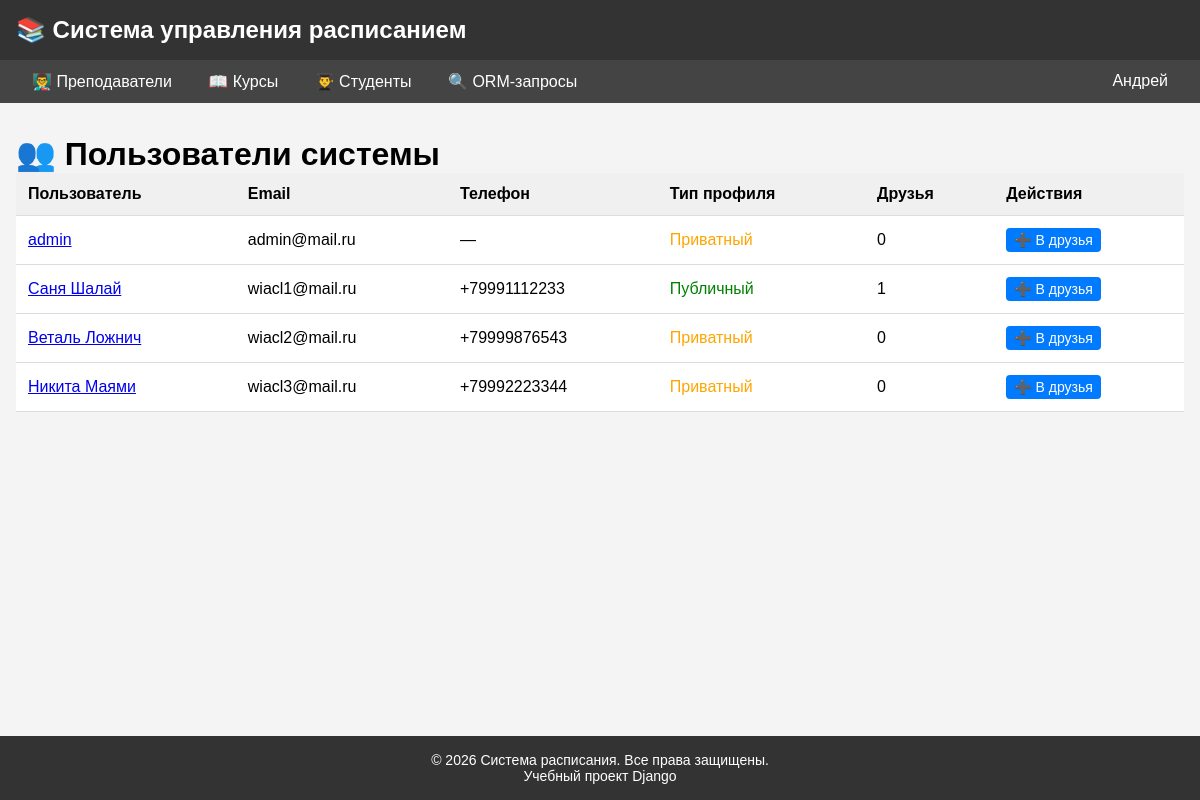
/users/users/ (signed in), run on an earlier commit of the app's database.
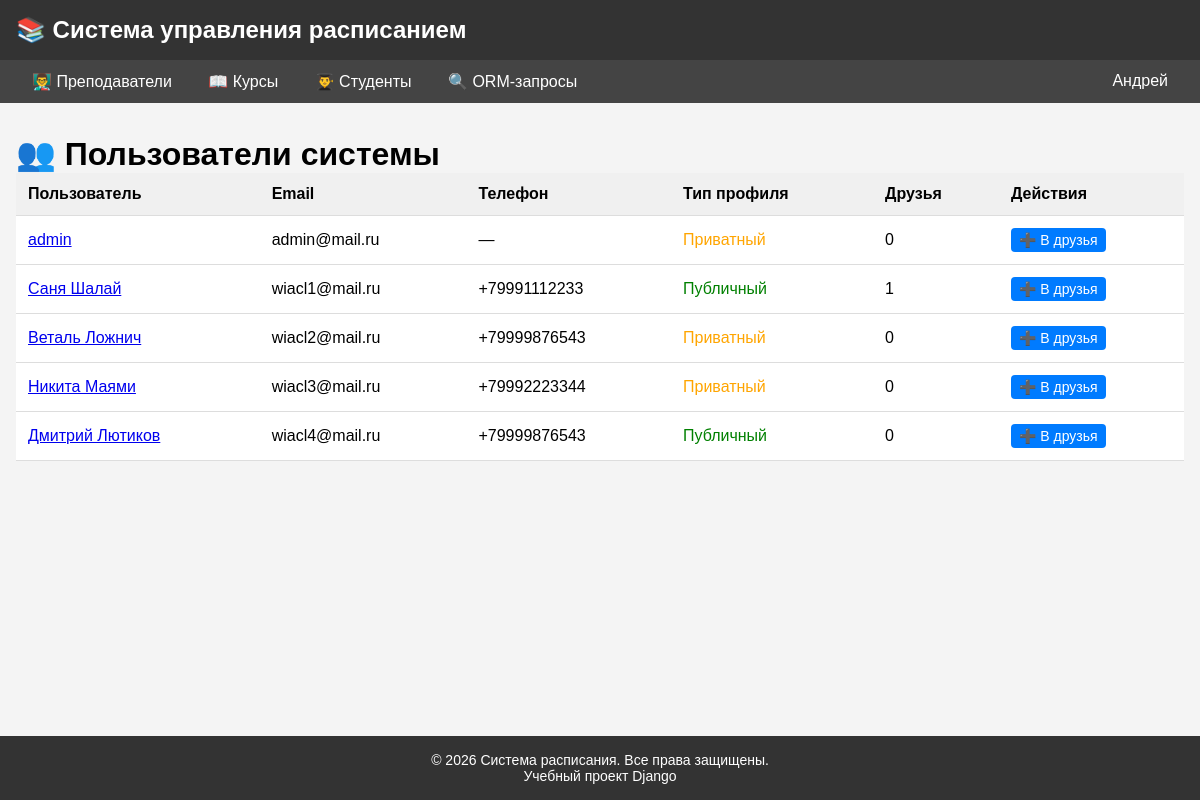
And on a later commit of the database.
### users/models.py (models this page shows, shortened)
class User(AbstractUser):
    groups = models.ManyToManyField(
        'auth.Group',
        verbose_name='группы',
        blank=True,
        help_text='Группы, к которым принадлежит пользователь.',
        related_name="custom_user_groups",
        related_query_name="custom_user_group",
    )
    user_permissions = models.ManyToManyField(
        'auth.Permission',
        verbose_name='права доступа',
        blank=True,
        help_text='Специальные права для пользователя.',
        related_name="custom_user_permissions",
        related_query_name="custom_user_permission",
    )
    middle_name = models.CharField(max_length=50, blank=True, null=True, verbose_name="Отчество")
    phone = models.CharField(max_length=20, blank=True, null=True, verbose_name="Телефон")
    birth_date = models.DateField(blank=True, null=True, verbose_name="Дата рождения")
    avatar = models.ImageField(
        upload_to='avatars/',
        blank=True,
        null=True,
        verbose_name="Аватар"
    )
    bio = models.TextField(blank=True, null=True, verbose_name="О себе")
    is_teacher = models.BooleanField(default=False, verbose_name="Преподаватель")
    is_student = models.BooleanField(default=False, verbose_name="Студент")
    friends = models.ManyToManyField(
        'self',
        blank=True,
        symmetrical=True,
        verbose_name="Друзья",
    )
    is_public = models.BooleanField(
        default=False,
        verbose_name="Публичный профиль",
        help_text="Если отмечено, профиль виден всем пользователям"
    )
    class Meta:
        verbose_name = "Пользователь"
        verbose_name_plural = "Пользователи"
    def get_friends_count(self):
        return self.friends.count()

### users/views.py (the view)
# urls.py: path('users/', views.user_list, name='user_list'),
@login_required
def user_list(request):
    users = User.objects.all().exclude(id=request.user.id)
    logger.debug(f"User {request.user.username} viewing user list ({users.count()} users)")
    return render(request, 'registration/user_list.html', {
        'users': users,
    })

### templates/registration/user_list.html (shortened to what this page needs)
{% extends 'schedule/base.html' %}
{% block content %}
<h1>👥 Пользователи системы</h1>
<table>
    <thead>
        <tr>
            <th>Пользователь</th>
            <th>Email</th>
            <th>Телефон</th>
            <th>Тип профиля</th>
            <th>Друзья</th>
            <th>Действия</th>
        </tr>
    </thead>
    <tbody>
        {% for user in users %}
        <tr>
            <td>
                <a href="{% url 'users:user_detail' user.id %}">
                    {{ user.get_full_name|default:user.username }}
                </a>
            </td>
            <td>{{ user.email }}</td>
            <td>{{ user.phone|default:"—" }}</td>
            <td>
                {% if user.is_public %}
                <span style="color: green;">Публичный</span>
                {% else %}
                <span style="color: orange;">Приватный</span>
                {% endif %}
            </td>
            <td>{{ user.get_friends_count }}</td>
            <td>
                {% if request.user.is_friend %}
                    <span style="color: green;">✅ Друг</span>
                {% else %}
                    <a href="{% url 'users:add_friend' user.id %}" class="btn btn-sm">➕ В друзья</a>
                {% endif %}
            </td>
        </tr>
        {% empty %}
        <tr><td colspan="6">Нет других пользователей</td></tr>
        {% endfor %}
    </tbody>
</table>
{% endblock %}

What changed in the data, as far as the page shows it:
added User: get_full_name "Дмитрий Лютиков", email "wiacl4@mail.ru", phone "+79999876543", is_public "Публичный", get_friends_count "0"
